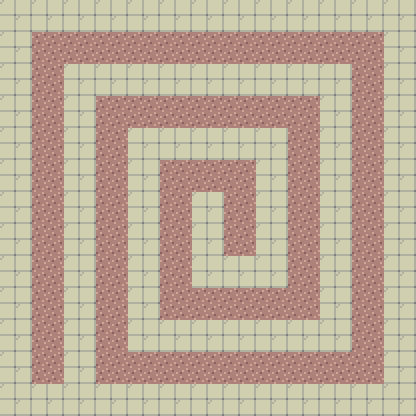

Below is a game level as drawn by its tile map, then a one-line description and the .tmx that defines it (tile-layer data replaced by summaries):
An orthogonal 13x13 tile map with 32x32 px tiles, 2 tile layers (ground, wall), 2 tilesets.

<map version="1.0" orientation="orthogonal" width="13" height="13" tilewidth="32" tileheight="32">
 <tileset firstgid="1" name="auto7" tilewidth="32" tileheight="32">
  <image source="./ditu/auto7.png" width="96" height="128" />
 </tileset>
 <tileset firstgid="13" name="auto11" tilewidth="32" tileheight="32">
  <image source="./ditu/auto11.png" width="96" height="128" />
 </tileset>
 <layer name="ground" width="13" height="13">
  <data>[169 cells, 169 non-empty, 1 distinct tile ids]</data>
 </layer>
 <layer name="wall" width="13" height="13">
  <data>[169 cells, 98 non-empty, 1 distinct tile ids]</data>
 </layer>
</map>
